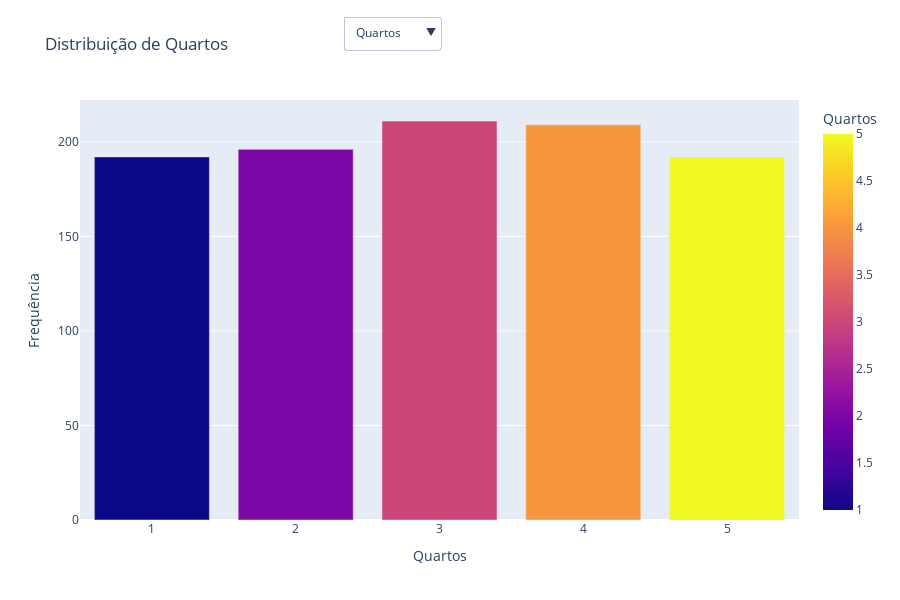

Source (notebook cell):
### Code cell
grafico = criar_grafico_barras(coluna_selecionada)

grafico.update_layout(
    updatemenus=[
        {
            "buttons": [
                {
                    "method": "restyle",
                    "args": [
                        {
                            "x": [df[coluna].value_counts().index],
                            "y": [df[coluna].value_counts().values],
                            "marker.color": [df[coluna].value_counts().index], 
                        }
                    ],
                    "label": coluna,
                }
                for coluna in opcoes_colunas
            ],
            "direction": "down",
            "showactive": True,
            "x": 0.5,
            "y": 1.2,
        }
    ]
)
grafico.show()

### Figure 1 — Plotly figure (JSON) as saved in the notebook; plotly's stock layout.template omitted (floating-point values rounded to 4 significant figures)
{"data": [{"alignmentgroup": "True", "hovertemplate": "Quartos=%{marker.color}<br>Frequência=%{y}<extra></extra>", "legendgroup": "", "marker": {"color": [3, 4, 2, 5, 1], "coloraxis": "coloraxis", "pattern": {"shape": ""}}, "name": "", "offsetgroup": "", "orientation": "v", "showlegend": false, "textposition": "auto", "type": "bar", "x": [3, 4, 2, 5, 1], "xaxis": "x", "y": [211, 209, 196, 192, 192], "yaxis": "y"}], "layout": {"barmode": "relative", "coloraxis": {"colorbar": {"title": {"text": "Quartos"}}, "colorscale": [[0, "#0d0887"], [0.1111, "#46039f"], [0.2222, "#7201a8"], [0.3333, "#9c179e"], [0.4444, "#bd3786"], [0.5556, "#d8576b"], [0.6667, "#ed7953"], [0.7778, "#fb9f3a"], [0.8889, "#fdca26"], [1, "#f0f921"]]}, "height": 600, "legend": {"tracegroupgap": 0}, "showlegend": true, "title": {"text": "Distribuição de Quartos"}, "updatemenus": [{"buttons": [{"args": [{"marker.color": [[3, 4, 2, 5, 1]], "x": [[3, 4, 2, 5, 1]], "y": [[211, 209, 196, 192, 192]]}], "label": "Quartos", "method": "restyle"}, {"args": [{"marker.color": [[2, 3, 1]], "x": [[2, 3, 1]], "y": [[347, 328, 325]]}], "label": "Banheiros", "method": "restyle"}, {"args": [{"marker.color": [[1, 3, 2]], "x": [[1, 3, 2]], "y": [[342, 333, 325]]}], "label": "Andares", "method": "restyle"}], "direction": "down", "showactive": true, "x": 0.5, "y": 1.2}], "xaxis": {"anchor": "y", "domain": [0, 1], "dtick": 1, "tickmode": "linear", "title": {"text": "Quartos"}}, "yaxis": {"anchor": "x", "domain": [0, 1], "title": {"text": "Frequência"}}}}
